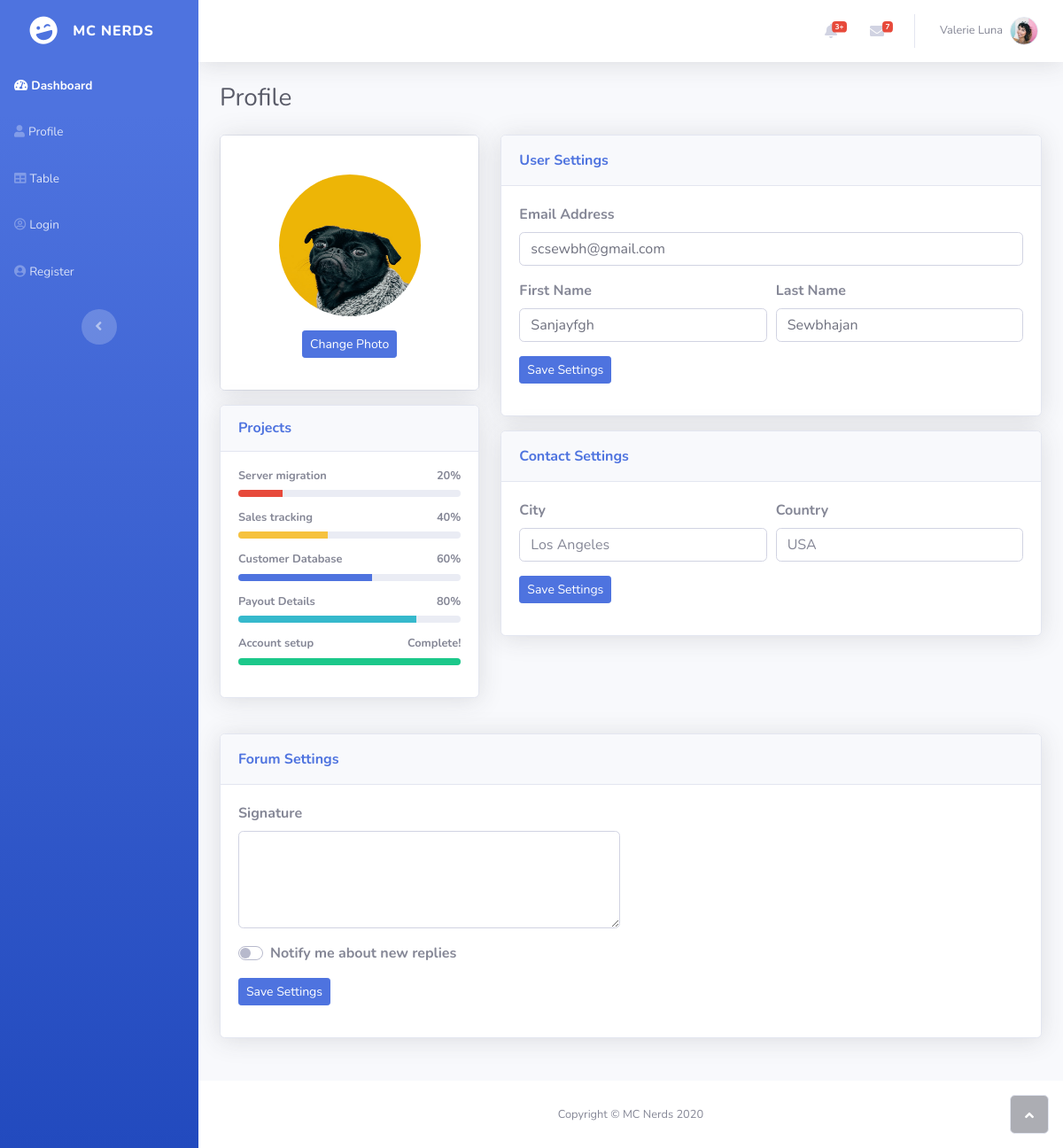
/profile (signed in), run on an earlier commit of the app's database.
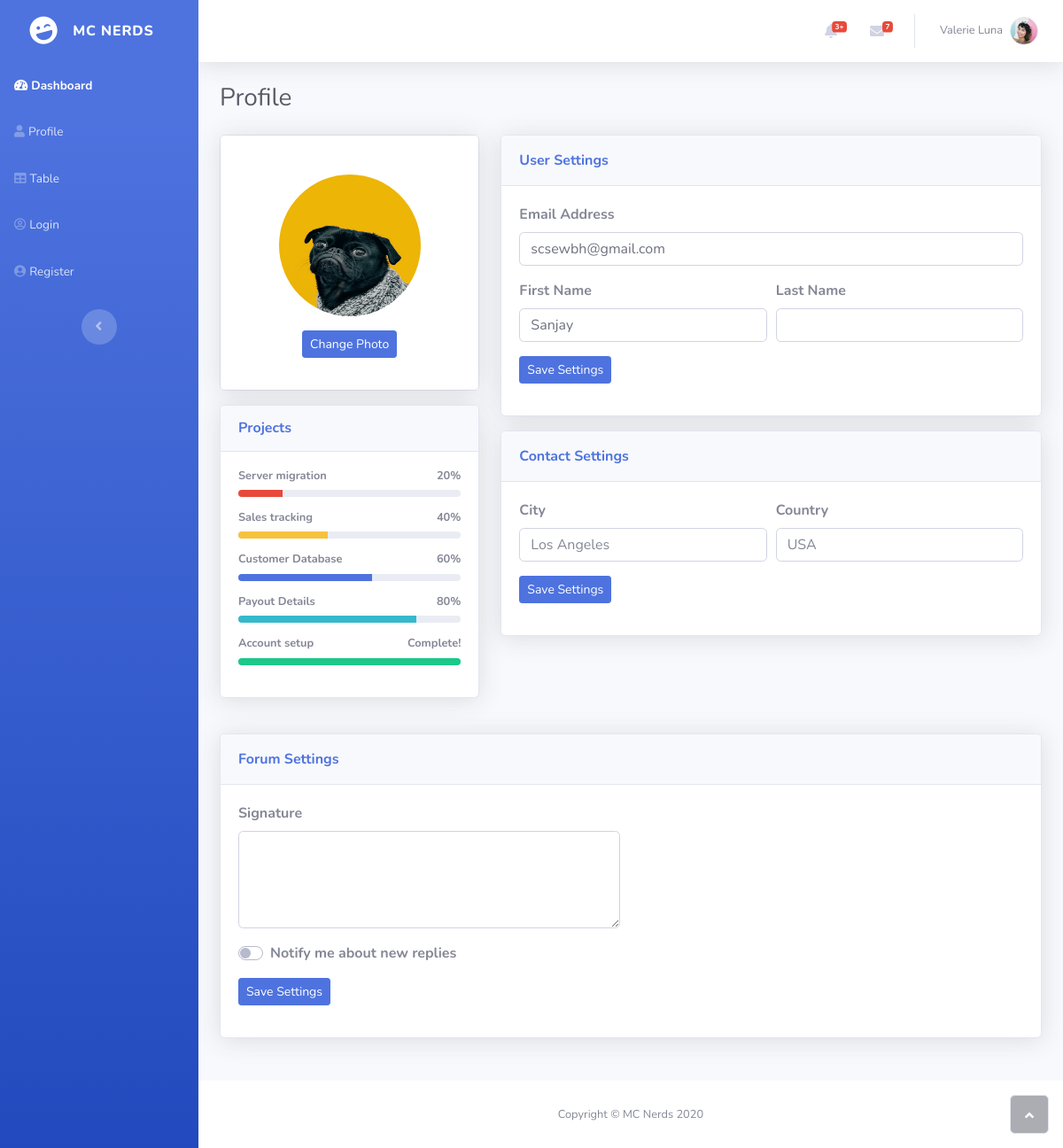
And on a later commit of the database.
### app.py (models this page shows, shortened)
class users(UserMixin, db.Model):
    user_id = db.Column('id', db.Integer, primary_key=True)
    first_name = db.Column(db.String(100))
    last_name = db.Column(db.String(100))
    email = db.Column(db.String(100), unique=True)
    password = db.Column(db.String(100))

### app.py (the view, shortened to what this page needs)
@app.route('/profile', methods=["POST", "GET"]) #Load from database
@login_required
def profile():
    email = current_user.email
    first_name = current_user.first_name
    last_name = current_user.last_name
    return render_template('profile.html', email=email, first_name=first_name, last_name=last_name) #payload probably better here. To load data when a get is called

### app.py (called while the page is built)
@login_manager.user_loader
def load_user(user_id):
    return users.query.filter_by(user_id=user_id).first()

### templates/profile.html (shortened to what this page needs)
{% extends "base.html" %}
{% block content %}
<div class="container-fluid">
    <h3 class="text-dark mb-4">Profile</h3>
    <div class="row mb-3">
        <div class="col-lg-4">
            <div class="card mb-3">
                <div class="card-body text-center shadow"><img class="rounded-circle mb-3 mt-4" src="static/assets/img/dogs/image2.jpeg" width="160" height="160">
                    <div class="mb-3"><button class="btn btn-primary btn-sm" type="button">Change Photo</button></div>
                </div>
            </div>
            <div class="card shadow mb-4">
                <div class="card-header py-3">
                    <h6 class="text-primary font-weight-bold m-0">Projects</h6>
                </div>
                <div class="card-body">
                    <h4 class="small font-weight-bold">Server migration<span class="float-right">20%</span></h4>
                    <div class="progress progress-sm mb-3">
                        <div class="progress-bar bg-danger" aria-valuenow="20" aria-valuemin="0" aria-valuemax="100" style="width: 20%;"><span class="sr-only">20%</span></div>
                    </div>
                    <h4 class="small font-weight-bold">Sales tracking<span class="float-right">40%</span></h4>
                    <div class="progress progress-sm mb-3">
                        <div class="progress-bar bg-warning" aria-valuenow="40" aria-valuemin="0" aria-valuemax="100" style="width: 40%;"><span class="sr-only">40%</span></div>
                    </div>
                    <h4 class="small font-weight-bold">Customer Database<span class="float-right">60%</span></h4>
                    <div class="progress progress-sm mb-3">
                        <div class="progress-bar bg-primary" aria-valuenow="60" aria-valuemin="0" aria-valuemax="100" style="width: 60%;"><span class="sr-only">60%</span></div>
                    </div>
                    <h4 class="small font-weight-bold">Payout Details<span class="float-right">80%</span></h4>
                    <div class="progress progress-sm mb-3">
                        <div class="progress-bar bg-info" aria-valuenow="80" aria-valuemin="0" aria-valuemax="100" style="width: 80%;"><span class="sr-only">80%</span></div>
                    </div>
                    <h4 class="small font-weight-bold">Account setup<span class="float-right">Complete!</span></h4>
                    <div class="progress progress-sm mb-3">
                        <div class="progress-bar bg-success" aria-valuenow="100" aria-valuemin="0" aria-valuemax="100" style="width: 100%;"><span class="sr-only">100%</span></div>
                    </div>
                </div>
            </div>
        </div>
        <div class="col-lg-8">
            <div class="row">
                <div class="col">
                    <div class="card shadow mb-3">
                        <div class="card-header py-3">
                            <p class="text-primary m-0 font-weight-bold">User Settings</p>
                        </div>
                        <div class="card-body">
                            <form method="post">
                                <div class="form-row">
                                    <div class="col">
                                        <div class="form-group"><label for="email"><strong>Email Address</strong></label><input class="form-control" type="email" name="email" value="{{email if email}}"></div>
                                    </div>
                                </div>
                                <div class="form-row">
                                    <div class="col">
                                        <div class="form-group"><label for="first_name"><strong>First Name</strong></label><input class="form-control" type="text" name="first_name" value="{{first_name if first_name}}"></div>
                                    </div>
                                    <div class="col">
                                        <div class="form-group"><label for="last_name"><strong>Last Name</strong></label><input class="form-control" type="text" name="last_name" value="{{last_name if last_name}}"></div>
                                    </div>
                                </div>
                                <div class="form-group"><button class="btn btn-primary btn-sm" type="submit">Save Settings</button></div>
                            </form>
                        </div>
                    </div>
                    <div class="card shadow">
                        <div class="card-header py-3">
                            <p class="text-primary m-0 font-weight-bold">Contact Settings</p>
                        </div>
                        <div class="card-body">
                            <form>
                                <div class="form-row">
                                    <div class="col">
                                        <div class="form-group"><label for="city"><strong>City</strong></label><input class="form-control" type="text" placeholder="Los Angeles" name="city"></div>
                                    </div>
                                    <div class="col">
                                        <div class="form-group"><label for="country"><strong>Country</strong></label><input class="form-control" type="text" placeholder="USA" name="country"></div>
                                    </div>
                                </div>
                                <div class="form-group"><button class="btn btn-primary btn-sm" type="submit">Save&nbsp;Settings</button></div>
                            </form>
                        </div>
                    </div>
                </div>
            </div>
        </div>
    </div>
    <div class="card shadow mb-5">
        <div class="card-header py-3">
            <p class="text-primary m-0 font-weight-bold">Forum Settings</p>
        </div>
        <div class="card-body">
            <div class="row">
                <div class="col-md-6">
                    <form>
                        <div class="form-group"><label for="signature"><strong>Signature</strong><br></label><textarea class="form-control" rows="4" name="signature"></textarea></div>
                        <div class="form-group">
                            <div class="custom-control custom-switch"><label class="custom-control-label" for="formCheck-1"><strong>Notify me about new replies</strong></label></div>
                        </div>
                        <div class="form-group"><button class="btn btn-primary btn-sm" type="submit">Save Settings</button></div>
                    </form>
                </div>
            </div>
        </div>
    </div>
</div>
{% endblock %}

### templates/base.html (shortened to what this page needs)
<!DOCTYPE html>
<html>
<head>
    <link rel="stylesheet" href="static/assets/bootstrap/css/bootstrap.min.css">
    <link rel="stylesheet" href="static/assets/fonts/fontawesome-all.min.css">
</head>
<body id="page-top">
    <div id="wrapper">
        <nav class="navbar navbar-dark align-items-start sidebar sidebar-dark accordion bg-gradient-primary p-0">
            <div class="container-fluid d-flex flex-column p-0">
                <a class="navbar-brand d-flex justify-content-center align-items-center sidebar-brand m-0" href="#">
                    <div class="sidebar-brand-icon rotate-n-15"><i class="fas fa-laugh-wink"></i></div>
                    <div class="sidebar-brand-text mx-3"><span>MC Nerds</span></div>
                </a>
                <ul class="nav navbar-nav text-light" id="accordionSidebar">
                    <li class="nav-item" role="presentation"><a class="nav-link active" href="/"><i class="fas fa-tachometer-alt"></i><span>Dashboard</span></a></li>
                    <li class="nav-item" role="presentation"><a class="nav-link" href="/profile"><i class="fas fa-user"></i><span>Profile</span></a></li>
                    <li class="nav-item" role="presentation"><a class="nav-link" href="/table"><i class="fas fa-table"></i><span>Table</span></a></li>
                    <li class="nav-item" role="presentation"><a class="nav-link" href="/login"><i class="far fa-user-circle"></i><span>Login</span></a></li>
                    <li class="nav-item" role="presentation"><a class="nav-link" href="/register"><i class="fas fa-user-circle"></i><span>Register</span></a></li>
                </ul>
                <div class="text-center d-none d-md-inline"><button class="btn rounded-circle border-0" id="sidebarToggle" type="button"></button></div>
            </div>
        </nav>
        <div class="d-flex flex-column" id="content-wrapper">
            <div id="content">
                <nav class="navbar navbar-light navbar-expand bg-white shadow mb-4 topbar static-top">
                    <div class="container-fluid"><button class="btn btn-link d-md-none rounded-circle mr-3" id="sidebarToggleTop" type="button"></button>
                        <ul class="nav navbar-nav flex-nowrap ml-auto">
                            <li class="nav-item dropdown no-arrow mx-1" role="presentation">
                                <div class="nav-item dropdown no-arrow"><a class="dropdown-toggle nav-link" data-toggle="dropdown" aria-expanded="false" href="#"><span class="badge badge-danger badge-counter">3+</span><i class="fas fa-bell fa-fw"></i></a>
                                </div>
                            </li>
                            <li class="nav-item dropdown no-arrow mx-1" role="presentation">
                                <div class="nav-item dropdown no-arrow"><a class="dropdown-toggle nav-link" data-toggle="dropdown" aria-expanded="false" href="#"><i class="fas fa-envelope fa-fw"></i><span class="badge badge-danger badge-counter">7</span></a>
                                </div>
                            </li>
                            <li class="nav-item dropdown no-arrow" role="presentation">
                                <div class="nav-item dropdown no-arrow"><a class="dropdown-toggle nav-link" data-toggle="dropdown" aria-expanded="false" href="#"><span class="d-none d-lg-inline mr-2 text-gray-600 small">Valerie Luna</span><img class="border rounded-circle img-profile" src="static/assets/img/avatars/avatar1.jpeg"></a>
                    </div>
                    </li>
                    </ul>
            </div>
            </nav>
            {% block content %} {% endblock %}
    </div>
    <footer class="bg-white sticky-footer">
        <div class="container my-auto">
            <div class="text-center my-auto copyright"><span>Copyright © MC Nerds 2020</span></div>
        </div>
    </footer>
    </div><a class="border rounded d-inline scroll-to-top" href="#page-top"><i class="fas fa-angle-up"></i></a></div>
</body>
</html>

What changed in the data, as far as the page shows it:
changed users "scsewbh@gmail.com": first_name "Sanjayfgh" → "Sanjay"; last_name "Sewbhajan" → (not shown)
